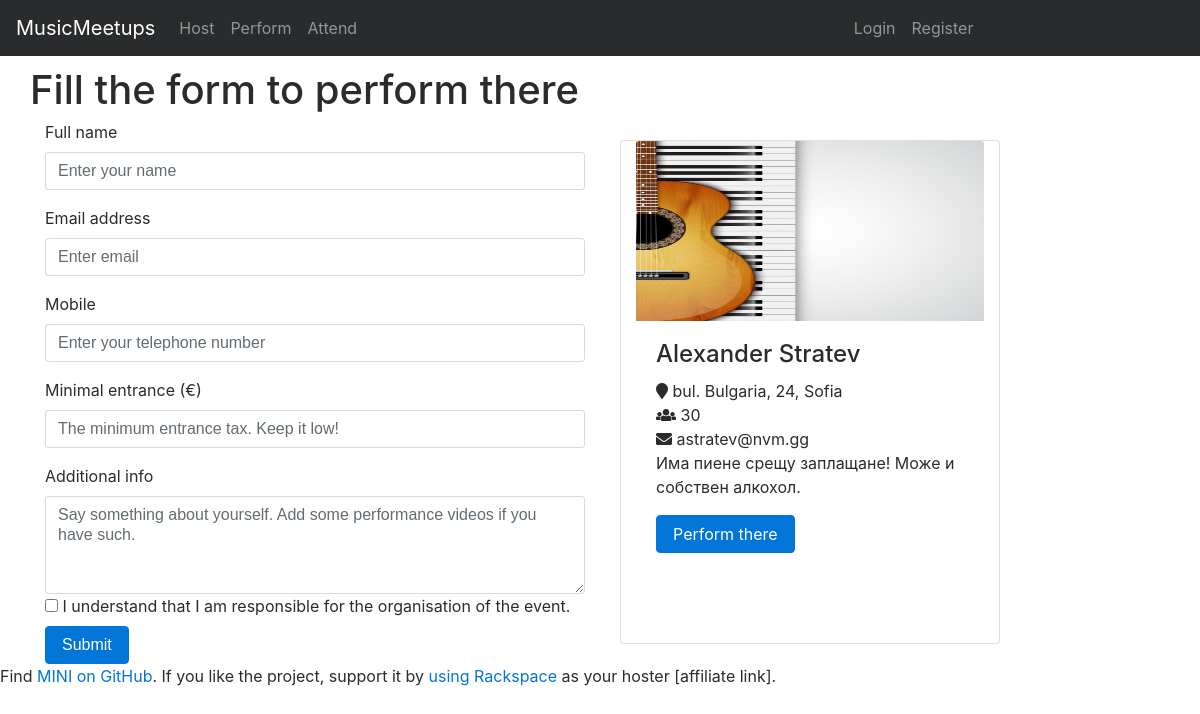
The page /perform/event/1 on the database its author committed.
### tables this page shows
CREATE TABLE `host` (
	`id` INT(6) NOT NULL AUTO_INCREMENT,
	`email` VARCHAR(50) NOT NULL UNIQUE,
	`name` TEXT NOT NULL,
	`number` VARCHAR(10) NOT NULL,
	`location` TEXT NOT NULL,
	`maxguests` INT(3) NOT NULL,
	`description` TEXT NOT NULL,
PRIMARY KEY (`id`)
);

### application/controller/perform.php (called while the page is built, shortened)
<?php
class Perform extends Controller
{
    public function event($event_id)
    {
        $event = $this->arrayCastRecursive($this->model->selectEventWithId($event_id));
        $event['host'] = $this->arrayCastRecursive($this->model->selectHostWithId($event['hostid']));
        require APP . 'view/_templates/header.php';
        require APP . 'view/perform/event.php';
        require APP . 'view/_templates/footer.php';
    }
}

### public/index.php (called while the page is built, shortened)
<?php
require APP . 'model/model.php';
require APP . 'core/controller.php';
$app = new Application();

### application/core/controller.php (called while the page is built, shortened)
<?php
class Controller
{
    public $db = null;
    private function openDatabaseConnection()
    {
        $options = array(PDO::ATTR_DEFAULT_FETCH_MODE => PDO::FETCH_OBJ, PDO::ATTR_ERRMODE => PDO::ERRMODE_WARNING);
        $this->db = new PDO(DB_TYPE . ':host=' . DB_HOST . ';dbname=' . DB_NAME . ';charset=' . DB_CHARSET, DB_USER, DB_PASS, $options);
    }
    public function loadModel()
    {
        $this->model = new Model($this->db);
    }
    public function arrayCastRecursive($array)
    {
        return $array;
    }
}

### application/model/model.php (called while the page is built, shortened)
<?php
class Model {
	function __construct($db) {
		try {
			$this->db = $db;
		} catch (PDOException $e) {
			exit('Databse connection could not be established.');
		}
	}
	public function selectHostWithId($hostId) {
		$sql = "SELECT id, email, name, number, location, maxguests, description FROM host WHERE id = :hostid";
		$query = $this->db->prepare($sql);
		$parameters = array(':hostid' => $hostId);
		$query->execute($parameters);
		return $query->fetch(PDO::FETCH_ASSOC);
	}
	public function selectEventWithId($eventId) {
		$sql = "SELECT id, hostid, date, performerid, minpayment, remainingplaces FROM event WHERE id = :eventid";
		$query = $this->db->prepare($sql);
		$parameters = array(':eventid' => $eventId);
		$query->execute($parameters);
		return $query->fetch(PDO::FETCH_ASSOC);
	}
}
?>

### application/view/perform/event.php (the view, shortened to what this page needs)
<div class="container">
    <div class="row">
        <h1>Fill the form to perform there</h1>
    </div>
    <div class="row">
    <form id="performer-form" class="col-sm-12 col-md-6 col-lg-6">
        <div class="form-group">
            <label for="full-name-input">Full name</label>
            <input type="text" class="form-control" id="full-name-input" name="name" required placeholder="Enter your name">
        </div>
        <div class="form-group">
            <label for="email-input">Email address</label>
            <input type="email" class="form-control" id="email-input" name="email" required placeholder="Enter email">
        </div>
        <div class="form-group">
            <label for="mobile-input">Mobile</label>
            <input type="text" class="form-control" id="mobile-input" name="mobile" required placeholder="Enter your telephone number">
        </div>
        <div class="form-group">
            <label for="min-tax-input">Minimal entrance (€)</label>
            <input type="number" class="form-control" id="min-tax-input" name="minimal_tax" required placeholder="The minimum entrance tax. Keep it low!">
        </div>
        <div>
            <label for="desc-input">Additional info</label>
            <textarea class="form-control" id="desc-input" rows="4" name="description"
                placeholder="Say something about yourself. Add some performance videos if you have such."></textarea>
        </div>
        <div class="form-check">
            <label class="form-check-label">
            <input type="checkbox" required class="form-check-input">
            I understand that I am responsible for the organisation of the event.
            </label>
        </div>
        <button id="submit-perform" type="submit" class="btn btn-primary">Submit</button>
        </form>
        <div class="card event-card col-md-5 col-lg-4">
            <img class="card-img-top" data-src="" alt="100%x180" style="height: 180px; width: 100%; display: block;"
                src=<?php echo URL; ?>img/perform_card_img.jpg data-holder-rendered="true">
            <div class="card-block">
                <h4 class="card-title"><?php echo $event['host']['name']; ?></h4>
                <span><i class="fas fa-map-marker"></i>  <?php echo $event['host']['location']; ?></span><br>
                <span><i class="fas fa-users"></i>  <?php echo $event['host']['maxguests']; ?></span><br>
                <span><i class="fas fa-envelope"></i>  <?php echo $event['host']['email']; ?></span>
                <p class="card-text"><?php echo $event['host']['description']; ?></p>
                <a href="<?php echo URL; ?>perform/event/<?php echo $event['id']; ?>" class="btn btn-primary">Perform there</a>
            </div>
        </div>
    </div>
</div>

### public/css/style.css (style rules this page uses)
body { padding-top: 3rem; padding-bottom: 3rem; color: #5a5a5a; }
.container { padding-top: 20px; }
.event-card { margin: 20px; }

### rows shown on the page
host: name "Alexander Stratev", location "bul. Bulgaria, 24, Sofia", maxguests "30", email "astratev@nvm.gg", description "Има пиене срещу заплащане! Може и собствен алкохол."
